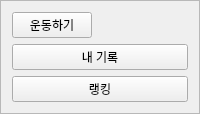
                 <widget class="QFrame" name="frame_8">
                  <property name="sizePolicy">
                   <sizepolicy hsizetype="Preferred" vsizetype="Preferred">
                    <horstretch>0</horstretch>
                    <verstretch>0</verstretch>
                   </sizepolicy>
                  </property>
                  <property name="frameShape">
                   <enum>QFrame::StyledPanel</enum>
                  </property>
                  <property name="frameShadow">
                   <enum>QFrame::Raised</enum>
                  </property>
                  <layout class="QVBoxLayout" name="verticalLayout_3">
                   <item>
                    <widget class="QPushButton" name="btn_workout">
                     <property name="sizePolicy">
                      <sizepolicy hsizetype="Fixed" vsizetype="Minimum">
                       <horstretch>0</horstretch>
                       <verstretch>0</verstretch>
                      </sizepolicy>
                     </property>
                     <property name="text">
                      <string>운동하기</string>
                     </property>
                    </widget>
                   </item>
                   <item>
                    <widget class="QPushButton" name="btn_record">
                     <property name="sizePolicy">
                      <sizepolicy hsizetype="Minimum" vsizetype="Minimum">
                       <horstretch>0</horstretch>
                       <verstretch>0</verstretch>
                      </sizepolicy>
                     </property>
                     <property name="text">
                      <string>내 기록</string>
                     </property>
                    </widget>
                   </item>
                   <item>
                    <widget class="QPushButton" name="btn_rank">
                     <property name="sizePolicy">
                      <sizepolicy hsizetype="Minimum" vsizetype="Minimum">
                       <horstretch>0</horstretch>
                       <verstretch>0</verstretch>
                      </sizepolicy>
                     </property>
                     <property name="text">
                      <string>랭킹</string>
                     </property>
                    </widget>
                   </item>
                  </layout>
                 </widget>
